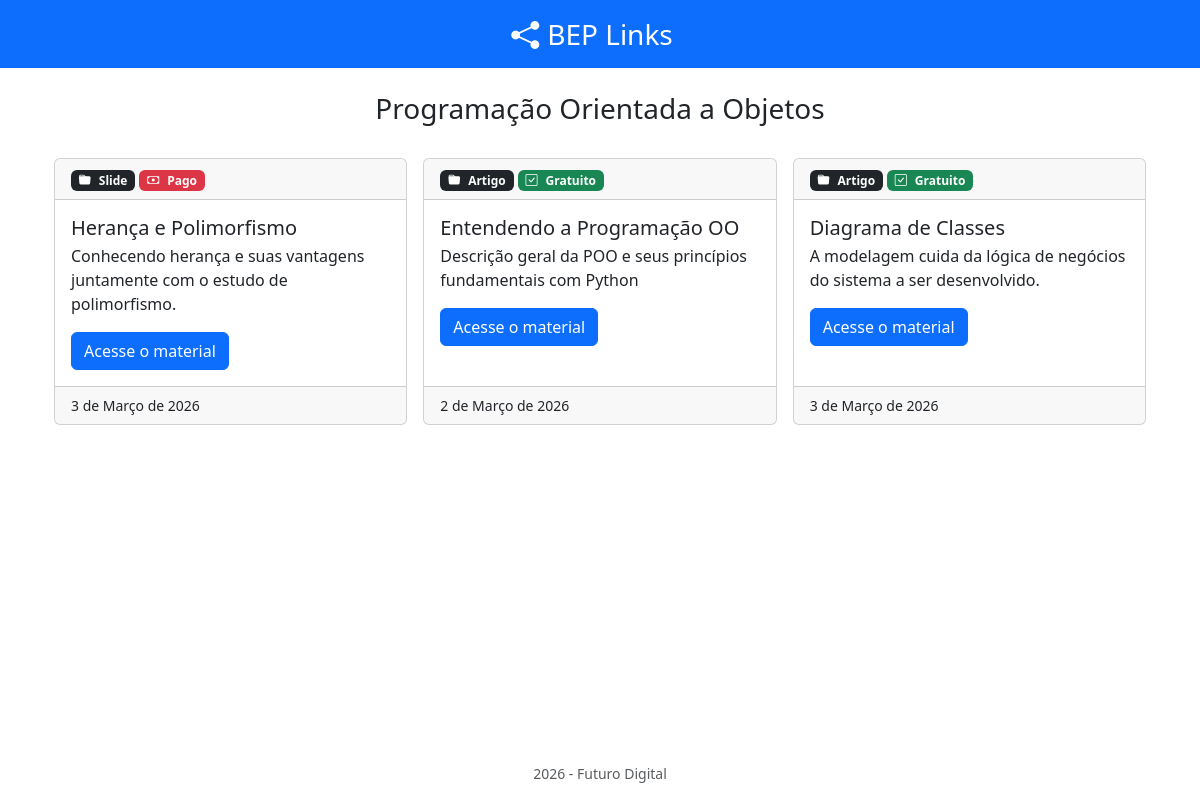
/1/, run on the app's committed database.
### links/models.py (models this page shows, shortened)
class Tema(models.Model):
    titulo = models.CharField(max_length=200)
    descricao = models.TextField()
    class Meta:
        verbose_name = "Tema"
        verbose_name_plural = "Temas"

class Recurso(models.Model):
    nome = models.CharField(max_length=200)
    descricao = models.TextField()
    endereco = models.URLField()
    gratuito = models.BooleanField()
    tema = models.ForeignKey(Tema, on_delete=models.CASCADE)
    tipo = models.CharField(max_length=100)
    data_pub = models.DateField(auto_now_add=True)
    prestigio = models.IntegerField(default=0)
    class Meta:
        verbose_name = "Recurso"
        verbose_name_plural = "Recursos"

### links/views.py (the view)
# urls.py: path("<int:tema_id>/", views.detalhe, name="detalhe" ),
def detalhe(request,tema_id):
    tema = get_object_or_404(Tema, pk=tema_id)
    recursos = tema.recurso_set.all().order_by("-prestigio")
    context = {
        "recursos":recursos,
        "tema":tema
    }
    return render(request, "links/detalhe.html", context)

### links/templates/links/detalhe.html (shortened to what this page needs)
{% extends 'links/base.html' %}
{% block content %}
    <h3 class="text-center">{{ tema.titulo }}</h3>
    <div class="container py-4">
        <div class="row row-cols-2 row-cols-lg-3 g-3">
        {% for recurso in recursos %}
            <div class="col">
                <div class="card h-100">
                    <div class="card-header">
                        <span class="badge bg-dark"><i class="bi bi-folder-fill me-2"></i>{{ recurso.tipo }}</span>
                        {% if recurso.gratuito %}
                            <span class="badge bg-success"><i class="bi bi-check-square me-2"></i>Gratuito</span>
                        {% else %}
                            <span class="badge bg-danger"><i class="bi bi-cash me-2"></i>Pago</span>
                        {% endif %}
                    </div>
                    <div class="card-body">
                        <h5 class="card-title">{{recurso.nome}}</h5>
                        <p class="card-text">
                            {{recurso.descricao}}
                        </p>
                        <a href="{{ recurso.endereco }}" class="btn btn-primary text-decoration-none card-link" target="_blank">Acesse o material</a>
                    </div>
                    <div class="card-footer small">{{recurso.data_pub}}</div>
                    </div>
                </div>
        {% endfor %}
        </div>
    </div>
{% endblock %}

### links/templates/links/base.html (shortened to what this page needs)
<!DOCTYPE html>
<html lang="pt-BR">
<head>
    <link href="https://cdn.jsdelivr.net/npm/bootstrap@5.3.8/dist/css/bootstrap.min.css" rel="stylesheet">
    <link rel="stylesheet" href="https://cdn.jsdelivr.net/npm/bootstrap-icons@1.13.1/font/bootstrap-icons.min.css">
</head>
<body>
    <header>
        <nav class="navbar navbar-dark bg-primary">
            <div class="container justify-content-center">
                <a href="{% url 'links:index' %}" class="navbar-brand d-flex align-items-center fs-3">
                    <i class="bi bi-share-fill me-2"></i>
                    BEP Links
                </a>
            </div>
        </nav>
    </header>
    <main class="container my-4">
        {% block content %}
        {% endblock%}
    </main>
    <footer class="container mt-5 pt-3">
        <p class="text-muted small text-center fixed-bottom">2026 - Futuro Digital</p>
    </footer>
</body>
</html>

### data on the page
Tema: titulo "Programação Orientada a Objetos"
Recurso: tipo "Slide", gratuito False (drawn), nome "Herança e Polimorfismo", descricao "Conhecendo herança e suas vantagens juntamente com o estudo de polimorfismo.", data_pub "3 de Março de 2026"
Recurso: tipo "Artigo", gratuito True (drawn), nome "Entendendo a Programação OO", descricao "Descrição geral da POO e seus princípios fundamentais com Python", data_pub "2 de Março de 2026"
Recurso: tipo "Artigo", gratuito True (drawn), nome "Diagrama de Classes", descricao "A modelagem cuida da lógica de negócios do sistema a ser desenvolvido.", data_pub "3 de Março de 2026"
